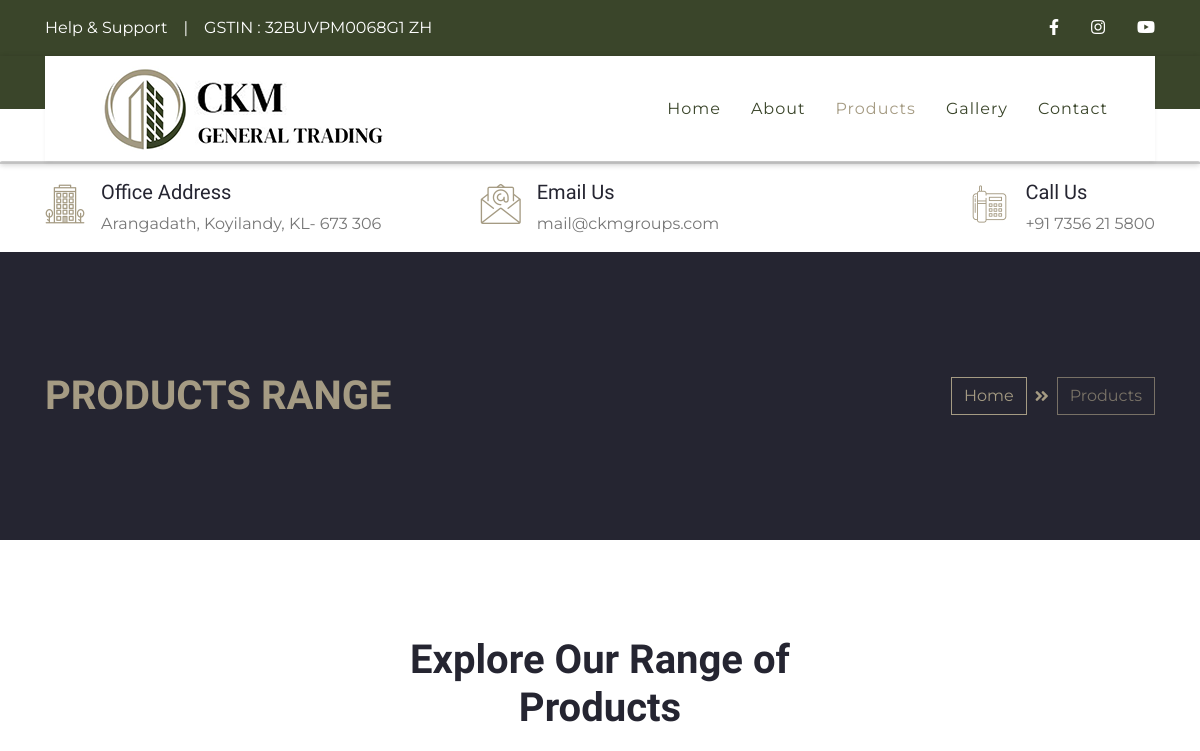
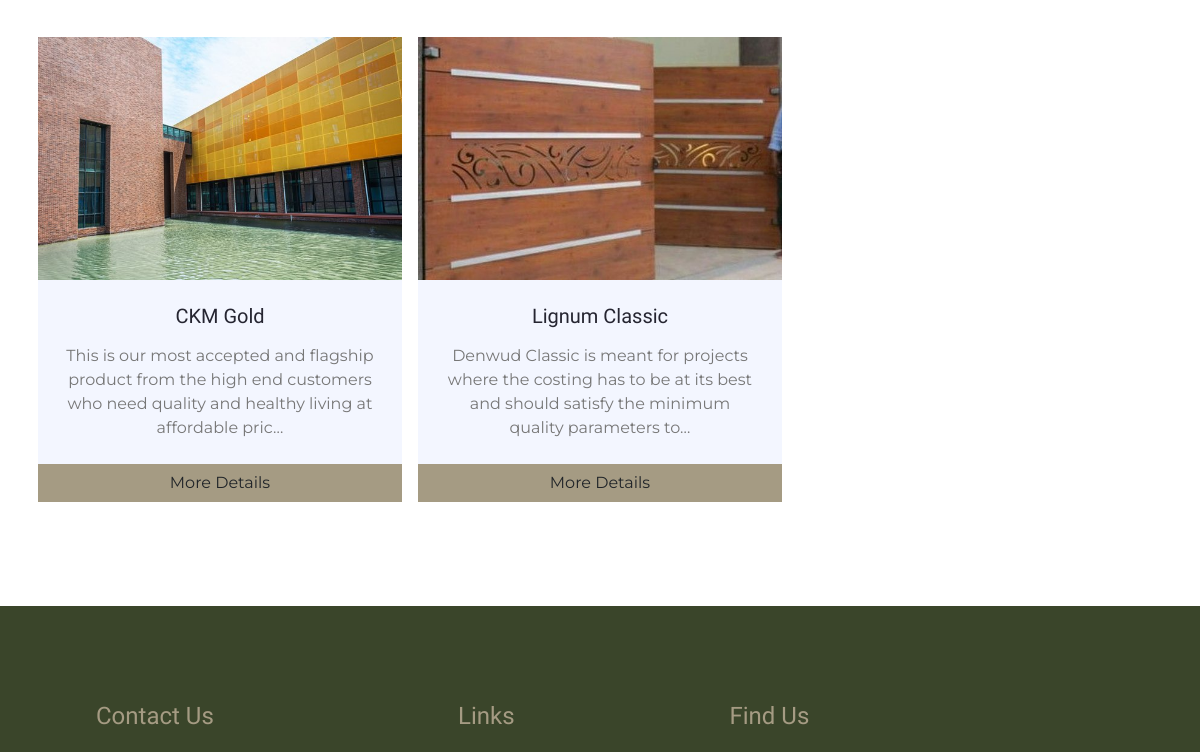
/products/ (upper part), run on an earlier commit of the app's database (2 pictures, top to bottom).
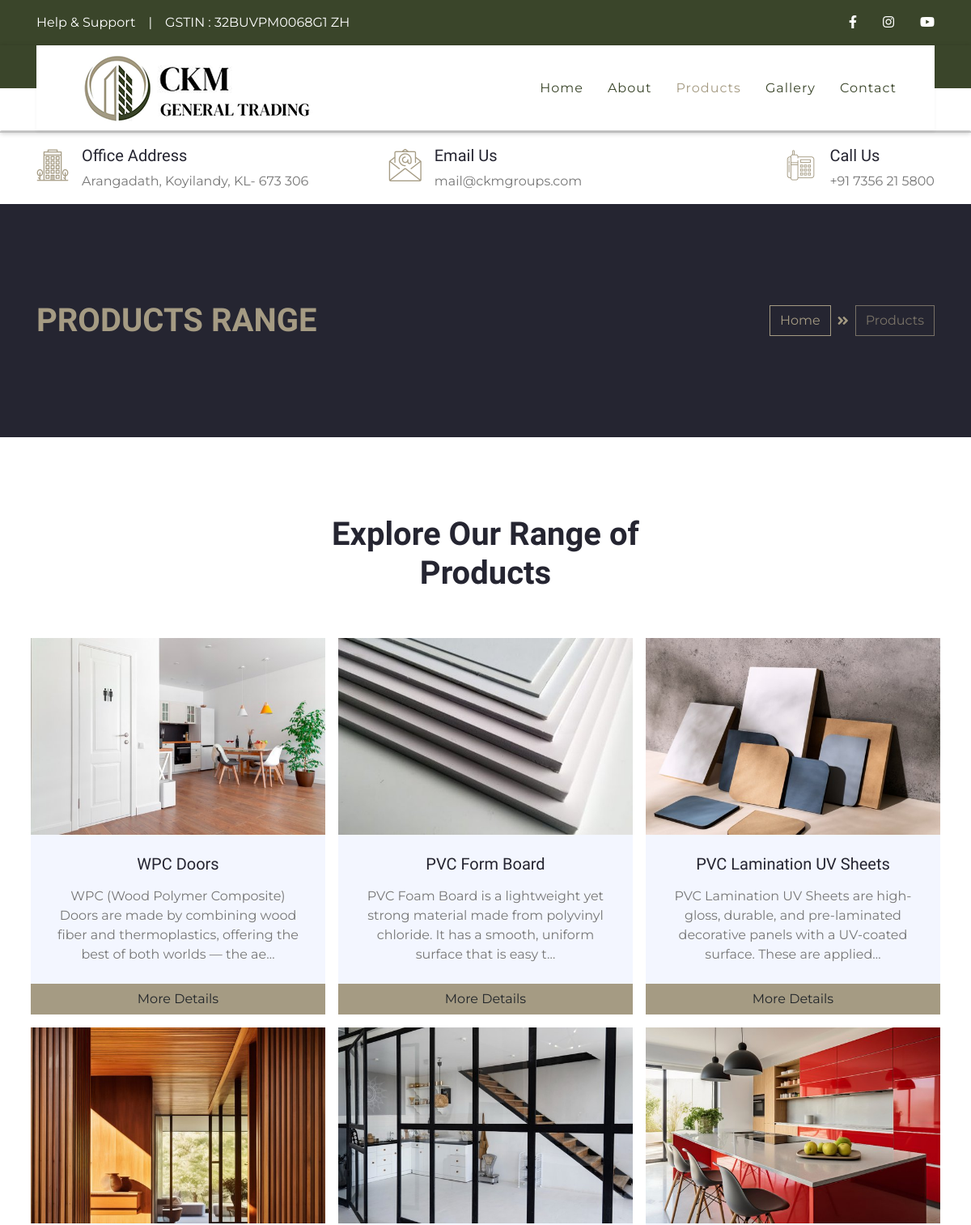
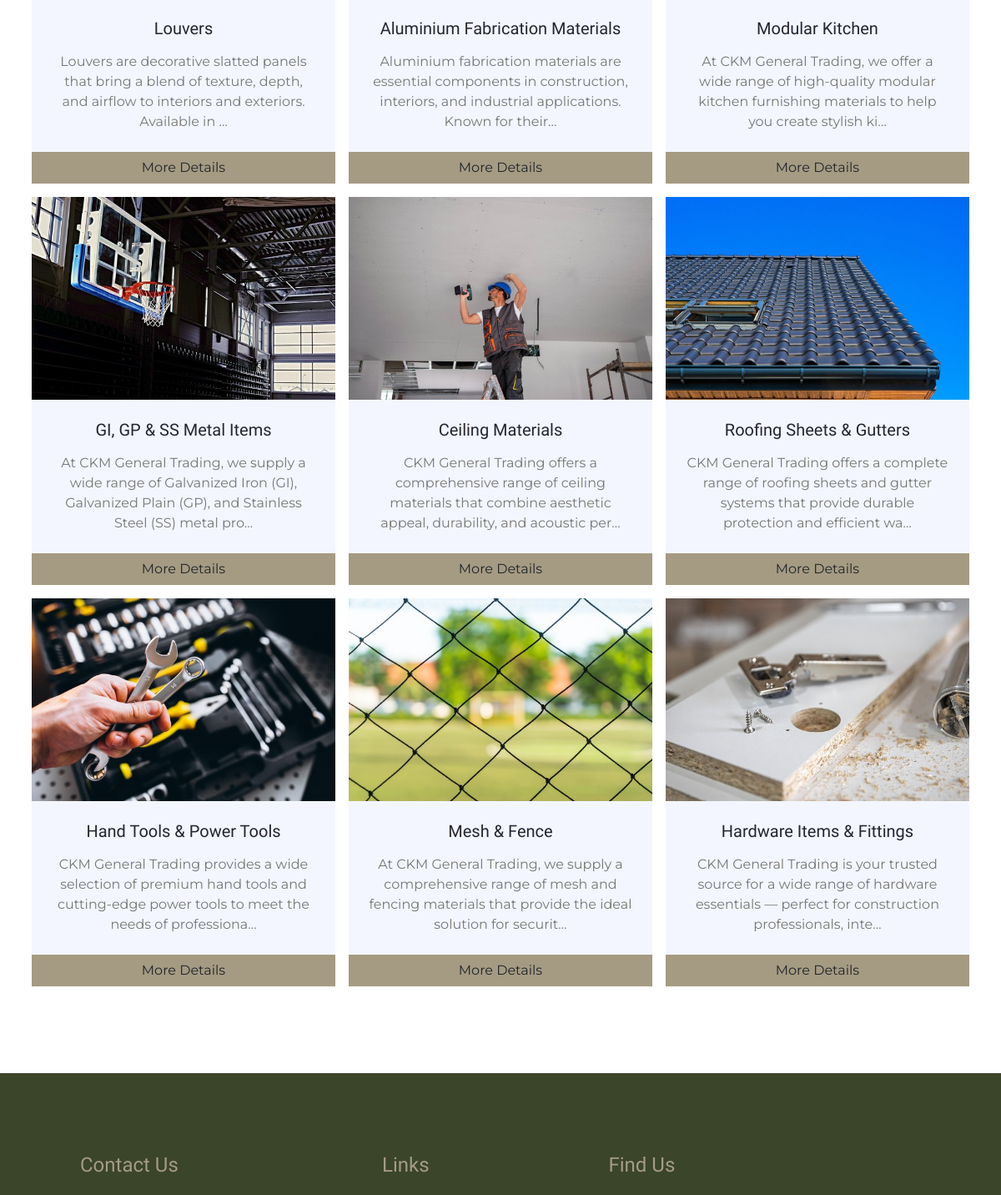
And on a later commit of the database (2 pictures, top to bottom).
### core/models.py (models this page shows, shortened)
class Products(models.Model):
    pro_name = models.CharField(max_length=255)
    category = models.ForeignKey(Categories, related_name='items', on_delete=models.DO_NOTHING)
    tag = models.CharField(max_length=255, blank=True, null=True)
    price = models.CharField(max_length=255, blank=True, null=True)
    description = models.TextField(blank=True, null=True)
    is_avail = models.BooleanField(default=False)
    is_featured = models.BooleanField(default=False)
    image = models.ImageField(upload_to='uploads/', blank=True, null=True)
    thumbnail = models.ImageField(upload_to='uploads/', blank=True, null=True)
    date_added = models.DateTimeField(auto_now_add=True)

### core/views.py (the view)
# urls.py: path('products/', views.products, name='products'),
def products(request):
    pros = Products.objects.filter(is_avail=True, is_featured=True)
    return render(request, 'core/products.html',{'pros':pros})

### core/templates/core/products.html
{% extends 'core/base.html' %}
{% load static %}
{% block content %}
  <div class="container-fluid bg-secondary py-5">
    <div class="container py-5">
        <div class="row align-items-center py-4">
            <div class="col-md-6 text-center text-md-left">
                <h1 class="mb-4 mb-md-0 text-primary text-uppercase">Products Range</h1>
            </div>
            <div class="col-md-6 text-center text-md-right">
                <div class="d-inline-flex align-items-center">
                    <a class="btn btn-outline-primary" href="/">Home</a>
                    <i class="fas fa-angle-double-right text-primary mx-2"></i>
                    <a class="btn btn-outline-primary disabled" href="">Products</a>
                </div>
            </div>
        </div>
    </div>
</div>
 <div class="container-fluid py-5">
    <div class="container py-5">
        <div class="row justify-content-center">
            <div class="col-lg-6 col-md-8 col text-center mb-4">
                <h1 class="mb-4">Explore Our Range of Products</h1>
            </div>
        </div>
        <div class="row">
            {% for pro in pros %}
                <div class="col-lg-4 p-0 pt-5 pt-lg-0">
                        <div class="p-2">
                            <img class="h-100 img-fluid" src="{{ pro.thumbnail.url }}" alt="">
                            <div class="d-flex flex-column text-center bg-light p-4">
                                <h5 class="mb-3">{{ pro.pro_name }}</h5>
                                <p class="m-0">{{ pro.description|truncatechars:130 }}</p>
                            </div>
                            <a href="{% url 'product' pro.id  %}" class="btn btn-primary btn-block">More Details</a>
                        </div>
                </div>
            {% endfor %}
        </div>
    </div>
</div>
{% endblock %}

### core/templates/core/base.html (shortened to what this page needs)
{% load static %}
<!DOCTYPE html>
<html lang="en">
<head>
    <link href="https://cdnjs.cloudflare.com/ajax/libs/font-awesome/5.10.0/css/all.min.css" rel="stylesheet">
    <link href="{% static 'lib/flaticon/font/flaticon.css' %}" rel="stylesheet">
    <link href="{% static 'lib/owlcarousel/assets/owl.carousel.min.css' %}" rel="stylesheet">
    <link href="{% static 'lib/lightbox/css/lightbox.min.css' %}" rel="stylesheet">
    <link href="{% static 'css/style.css' %}" rel="stylesheet">
</head>
<body>
        <div class="container-fluid bg-dark py-3">
            <div class="container">
                <div class="row">
                    <div class="col-md-6 text-center text-lg-left mb-2 mb-lg-0">
                        <div class="d-inline-flex align-items-center">
                            <a class="text-white pr-3" href="">Help & Support</a>
                            <span class="text-white">|</span>
                            <a class="text-white pl-3" href="">GSTIN : 32BUVPM0068G1 ZH</a>
                        </div>
                    </div>
                    <div class="col-md-6 text-center text-lg-right">
                        <div class="d-inline-flex align-items-center">
                            <a class="text-white px-3" href="https://www.facebook.com/share/18a6oM2UNj/" target="_blank">
                                <i class="fab fa-facebook-f"></i>
                            </a>
                            <a class="text-white px-3" href="https://www.instagram.com/ckmgeneralt?igsh=MWpicm1zMXZxd3hhcQ==" target="_blank">
                                <i class="fab fa-instagram"></i>
                            </a>
                            <a class="text-white pl-3" href="https://youtube.com/@ckmgeneraltrading?si=-S671kt0sGG0sJd_" target="_blank">
                                <i class="fab fa-youtube"></i>
                            </a>
                        </div>
                    </div>
                </div>
            </div>
        </div>
    <div class="sticky-navbar-wrapper">
        <div class="container-fluid position-relative nav-bar p-0 custom-navbar-border">
            <div class="container position-relative" style="z-index: 9;">
                <nav class="navbar navbar-expand-lg bg-white navbar-dark py-3 py-lg-0 pl-3 pl-lg-5 custom-sticky-navbar">
                    <a href="/" class="navbar-brand">
                        <img src="{% static 'img/ckm-logo-new.png' %}">
                    </a>
                    <div class="collapse navbar-collapse justify-content-between px-3" id="navbarCollapse">
                        <div class="navbar-nav ml-auto py-0">
                            <a href="/" class="nav-item nav-link {% if request.resolver_match.url_name == 'index' %}active{% endif %}">Home</a>
                            <a href="/about" class="nav-item nav-link {% if request.resolver_match.url_name == 'about' %}active{% endif %}">About</a>
                            <a href="/products" class="nav-item nav-link {% if request.resolver_match.url_name == 'products' %}active{% endif %}">Products</a>
                            <a href="/gallery" class="nav-item nav-link {% if request.resolver_match.url_name == 'gallery' %}active{% endif %}">Gallery</a>
                            <a href="/contact" class="nav-item nav-link {% if request.resolver_match.url_name == 'contact' %}active{% endif %}">Contact</a>
                        </div>
                    </div>
                </nav>
            </div>
        </div>
    </div>
    <div class="container-fluid bg-white py-3">
        <div class="container">
            <div class="row">
                <div class="col-lg-4 text-left mb-3 mb-lg-0">
                    <div class="d-inline-flex text-left">
                        <h1 class="flaticon-office font-weight-normal text-primary m-0 mr-3"></h1>
                        <div class="d-flex flex-column">
                            <h5>Office Address</h5>
                            <p class="m-0">Arangadath, Koyilandy, KL- 673 306</p>
                        </div>
                    </div>
                </div>
                <div class="col-lg-4 text-left text-lg-center mb-3 mb-lg-0">
                    <div class="d-inline-flex text-left">
                        <h1 class="flaticon-email font-weight-normal text-primary m-0 mr-3"></h1>
                        <div class="d-flex flex-column">
                            <h5>Email Us</h5>
                            <p class="m-0">mail@ckmgroups.com</p>
                        </div>
                    </div>
                </div>
                <div class="col-lg-4 text-left text-lg-right mb-3 mb-lg-0">
                    <div class="d-inline-flex text-left">
                        <h1 class="flaticon-telephone font-weight-normal text-primary m-0 mr-3"></h1>
                        <div class="d-flex flex-column">
                            <h5>Call Us</h5>
                            <p class="m-0">+91 7356 21 5800</p>
                        </div>
                    </div>
                </div>
            </div>
        </div>
    </div>
    {% block content %}
	{% endblock %}
     <div class="container-fluid bg-dark text-white py-5 px-sm-3 px-md-5">
        <div class="row pt-5 pl-5">
            <div class="col-lg-4 col-md-6 mb-5">
                <h4 class="text-primary mb-4">Contact Us</h4>
            </div>
            <div class="col-lg-3 col-md-6 mb-5">
                <h4 class="text-primary mb-4">Links</h4>
            </div>
            <div class="col-lg-4 col-md-6 mb-5">
                <h4 class="text-primary mb-4">Find Us</h4>
            </div>
        </div>
    </div>
</body>
</html>

### core/templates/core/base.html (style rules this page uses)
.sticky-navbar-wrapper { position: sticky; top: 0; z-index: 1030; border-bottom: 2px solid #ccc; background-color: white; box-shadow: 0 2px 5px rgba(0, 0, 0, 0.1); }

What changed in the data, as far as the page shows it:
removed Products: thumbnail (picture), pro_name "CKM Gold", description "This is our most accepted and flagship product from the high end customers who need quality and healthy living at affordable pric…"
removed Products: thumbnail (picture), pro_name "Lignum Classic", description "Denwud Classic is meant for projects where the costing has to be at its best and should satisfy the minimum quality parameters to…"
added Products: thumbnail (picture), pro_name "WPC Doors", description "WPC (Wood Polymer Composite) Doors are made by combining wood fiber and thermoplastics, offering the best of both worlds — the ae…"
added Products: thumbnail (picture), pro_name "PVC Form Board", description "PVC Foam Board is a lightweight yet strong material made from polyvinyl chloride. It has a smooth, uniform surface that is easy t…"
added Products: thumbnail (picture), pro_name "PVC Lamination UV Sheets", description "PVC Lamination UV Sheets are high-gloss, durable, and pre-laminated decorative panels with a UV-coated surface. These are applied…"
added Products: thumbnail (picture), pro_name "Louvers", description "Louvers are decorative slatted panels that bring a blend of texture, depth, and airflow to interiors and exteriors. Available in …"
added Products: thumbnail (picture), pro_name "Aluminium Fabrication Materials", description "Aluminium fabrication materials are essential components in construction, interiors, and industrial applications. Known for their…"
added Products: thumbnail (picture), pro_name "Modular Kitchen", description "At CKM General Trading, we offer a wide range of high-quality modular kitchen furnishing materials to help you create stylish ki…"
added Products: thumbnail (picture), pro_name "GI, GP & SS Metal Items", description "At CKM General Trading, we supply a wide range of Galvanized Iron (GI), Galvanized Plain (GP), and Stainless Steel (SS) metal pro…"
added Products: thumbnail (picture), pro_name "Ceiling Materials", description "CKM General Trading offers a comprehensive range of ceiling materials that combine aesthetic appeal, durability, and acoustic per…"
added Products: thumbnail (picture), pro_name "Roofing Sheets & Gutters", description "CKM General Trading offers a complete range of roofing sheets and gutter systems that provide durable protection and efficient wa…"
added Products: thumbnail (picture), pro_name "Hand Tools & Power Tools", description "CKM General Trading provides a wide selection of premium hand tools and cutting-edge power tools to meet the needs of professiona…"
added Products: thumbnail (picture), pro_name "Mesh & Fence", description "At CKM General Trading, we supply a comprehensive range of mesh and fencing materials that provide the ideal solution for securit…"
added Products: thumbnail (picture), pro_name "Hardware Items & Fittings", description "CKM General Trading is your trusted source for a wide range of hardware essentials — perfect for construction professionals, inte…"
